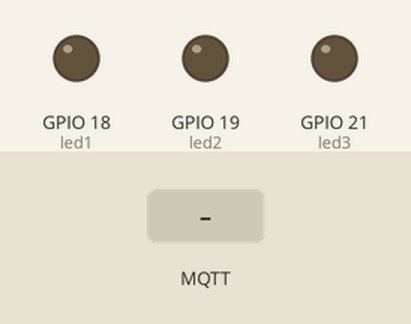
The program below on a simulated ESP32. Shown: output pins drawn as LEDs (lit = HIGH). Inputs (shaded band) come from the test bench. WiFi joins after 1.5 s; servers stay silent unless stated; no MQTT or app messages arrive unless stated.

Above: at 2.7 s.
2.8 s: MQTT message "1" arrives on the first subscribed topic
At 4.0 s:
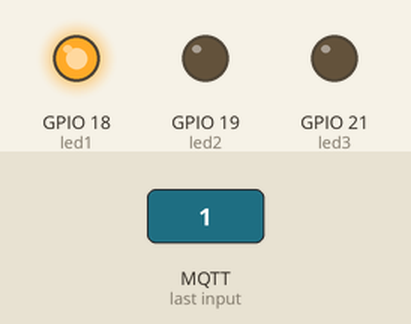
4.3 s: MQTT message "1" arrives on the second subscribed topic
At 5.2 s:
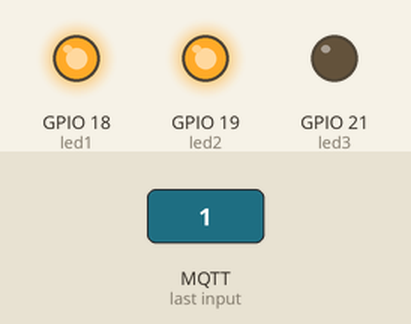
5.8 s: MQTT message "0" arrives on the first subscribed topic
At 6.4 s:
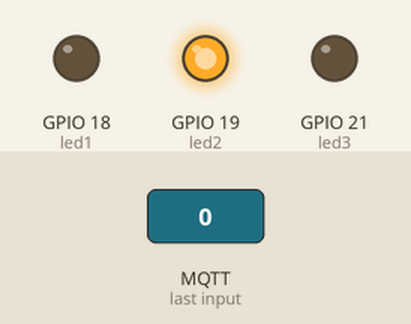
7.3 s: MQTT message "1" arrives on the third subscribed topic
At 8.5 s:
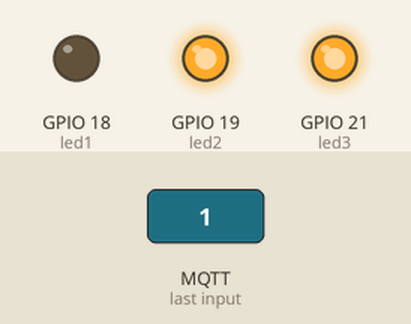
8.8 s: MQTT message "0" arrives on the second subscribed topic
At 9.9 s:
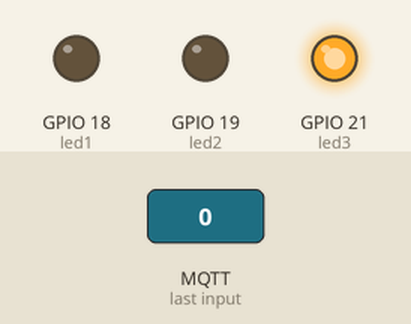
10.3 s: MQTT message "0" arrives on the third subscribed topic
At 11.0 s:
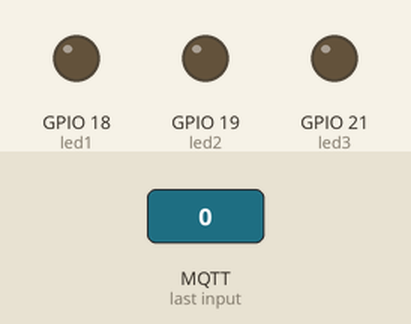
Timing chart, 0 to 12.8 s (numbered marks = the images above; inputs shaded):
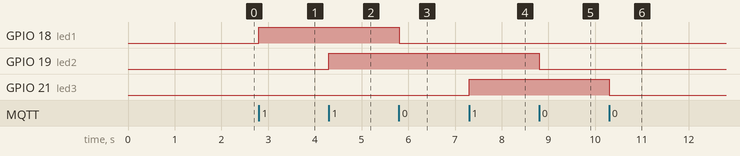

The program:

main.cpp
```cpp
#include <Arduino.h>
#include <WiFi.h>
#include <PubSubClient.h>

// 1. THÔNG TIN MẠNG VÀ MÁY CHỦ (Đã được cập nhật)
const char* ssid = "Wifi";                     // Tên WiFi của bạn
const char* password = "1223334444";           // Mật khẩu WiFi của bạn
const char* mqtt_server = "192.168.102.15";    // Địa chỉ IP máy tính Node-RED

WiFiClient espClient;
PubSubClient client(espClient);

// 2. KHAI BÁO CHÂN CẮM ĐÈN LED
const int led1 = 18;
const int led2 = 19;
const int led3 = 21;

// Hàm kết nối WiFi
void setup_wifi() {
  Serial.begin(9600);
  delay(10);
  WiFi.begin(ssid, password);
  while (WiFi.status() != WL_CONNECTED) {
    delay(500);
  }
}

// Hàm nhận lệnh từ Node-RED để bật/tắt đèn
void callback(char* topic, byte* payload, unsigned int length) {
  // Đọc tin nhắn gửi tới
  String message = "";
  for (int i = 0; i < length; i++) {
    message += (char)payload[i];
  }

  // Dùng số "1" để BẬT, "0" để TẮT
  if (String(topic) == "dieukhien/led18") {
    if (message == "1") digitalWrite(led1, HIGH);
    if (message == "0") digitalWrite(led1, LOW);
  }
  if (String(topic) == "dieukhien/led19") {
    if (message == "1") digitalWrite(led2, HIGH);
    if (message == "0") digitalWrite(led2, LOW);
  }
  if (String(topic) == "dieukhien/led21") {
    if (message == "1") digitalWrite(led3, HIGH);
    if (message == "0") digitalWrite(led3, LOW);
  }
}

// Hàm duy trì kết nối MQTT
void reconnect() {
  while (!client.connected()) {
    if (client.connect("ESP32_NhaCuaToi")) {
      // Đăng ký nhận tin nhắn từ 3 kênh (topic) này
      client.subscribe("dieukhien/led18");
      client.subscribe("dieukhien/led19");
      client.subscribe("dieukhien/led21");
    } else {
      delay(5000);
    }
  }
}

void setup() {
  // Cài đặt các chân LED là đầu ra
  pinMode(led1, OUTPUT);
  pinMode(led2, OUTPUT);
  pinMode(led3, OUTPUT);

  setup_wifi();
  client.setServer(mqtt_server, 1883); // 1883 là cổng mặc định của MQTT
  client.setCallback(callback);
}

void loop() {
  if (!client.connected()) {
    reconnect();
  }
  client.loop(); // Giữ cho MQTT luôn chạy
}
```

Measured:
- after the input at 2.8 s, GPIO 18 (led1): LOW → HIGH at once
- after the input at 4.3 s, GPIO 19 (led2): LOW → HIGH at once
- after the input at 5.8 s, GPIO 18 (led1): HIGH → LOW at once
- after the input at 7.3 s, GPIO 21 (led3): LOW → HIGH at once
- after the input at 8.8 s, GPIO 19 (led2): HIGH → LOW at once
- after the input at 10.3 s, GPIO 21 (led3): HIGH → LOW at once
